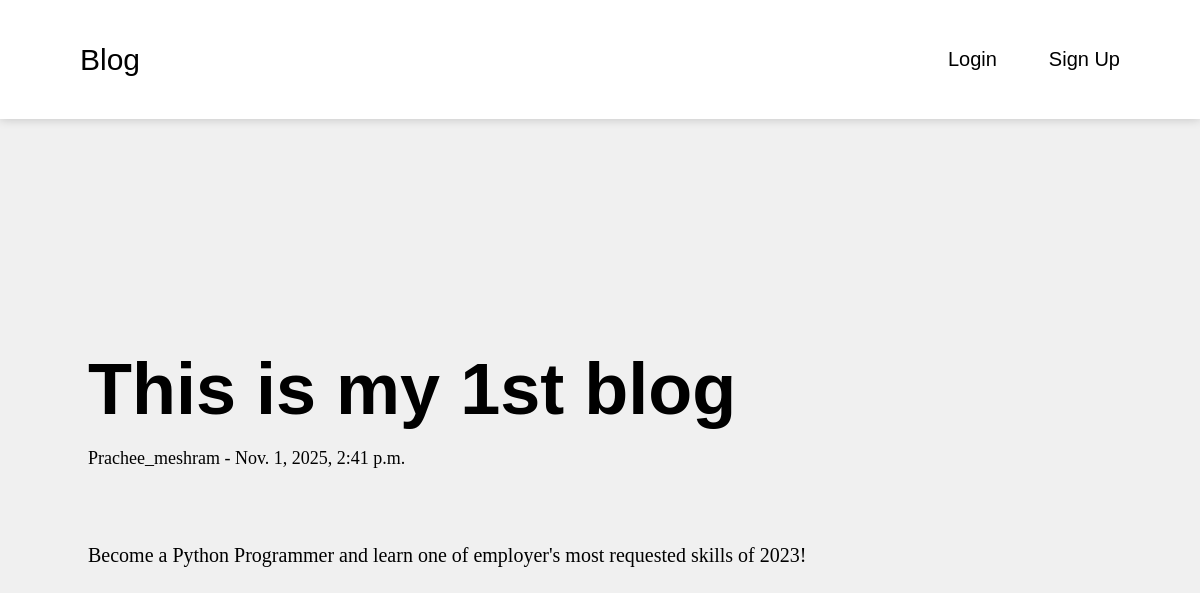
The app's page /blogs/post/1/ with its own data.
### blog/models.py (models this page shows, shortened)
class BlogPost(models.Model):
    title = models.CharField(max_length=200)
    content = models.TextField()
    author = models.ForeignKey(User, on_delete=models.CASCADE)
    date_posted = models.DateTimeField(auto_now_add=True)

### blog/views.py (the view)
# urls.py: path('post/<int:pk>/', views.post_view, name = 'post_view'),
def post_view(request, pk):
    post = BlogPost.objects.get(pk = pk)
    return render(request, 'post_details.html', {'post': post})

### templates/post_details.html (shortened to what this page needs)
<!DOCTYPE html>
<html lang="en">
<head>
</head>
<body>
    {% extends 'base.html' %}
    {% block content %}
    <div class="blog-container">
        <h2 class="header">{{ post.title }}</h2>
        <p class="details">{{post.author}} - {{post.date_posted}}</p>
        <P class="content">{{post.content}}</P>
    </div>
    {% endblock %}

### templates/post_details.html (style rules this page uses)
* { padding: 0; padding: 0; box-sizing: border-box; }
body { background-color: #f0f0f0; }
.blog-container { padding: 280px 80px 50px 80px; }
.header { font-size: 72px; font-family: Arial, Helvetica, sans-serif; margin-bottom: 14px; }
.details { font-size: 18px; margin-bottom: 72px; }
.content { font-size: 20px; line-height: 28px; width: 1024px; }

### records on screen
BlogPost: title "This is my 1st blog", author "Prachee_meshram", date_posted "Nov. 1, 2025, 2:41 p.m.", content "Become a Python Programmer and learn one of employer's most requested skills of 2023!"
